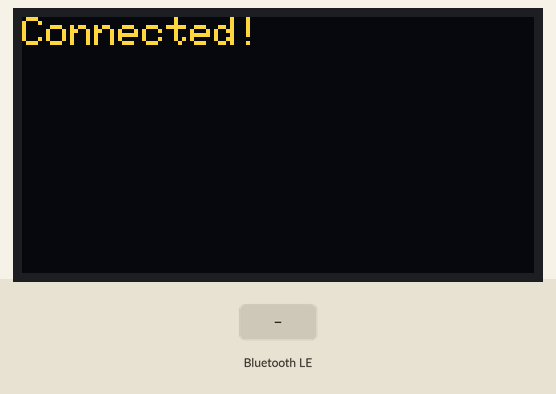
Recording of a sketch running on a simulated ESP32. On the bench: 128×64 one-colour display. Inputs (shaded band) come from the test bench. The OLED is the two-colour kind (top 16 rows yellow); nothing arrives over Bluetooth unless stated; a phone connects over Bluetooth LE 3 s after start.

Above: at 3.6 s.
3.7 s: Bluetooth LE write "1" received
At 4.9 s:
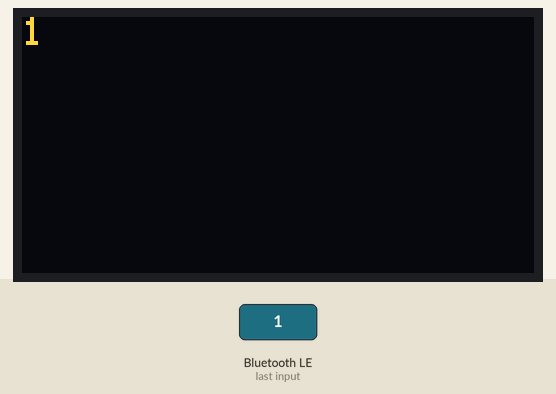
5.2 s: Bluetooth LE write "0" received
At 6.3 s:
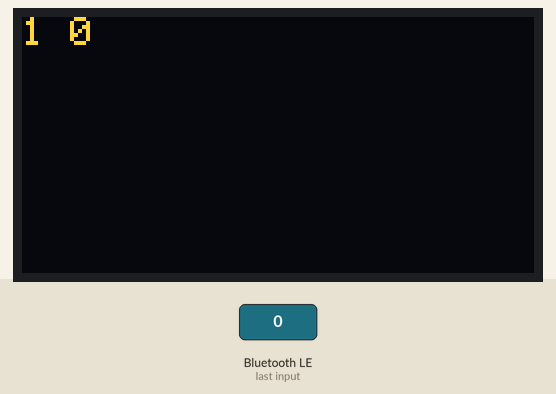
6.7 s: Bluetooth LE write "2" received
At 7.4 s:
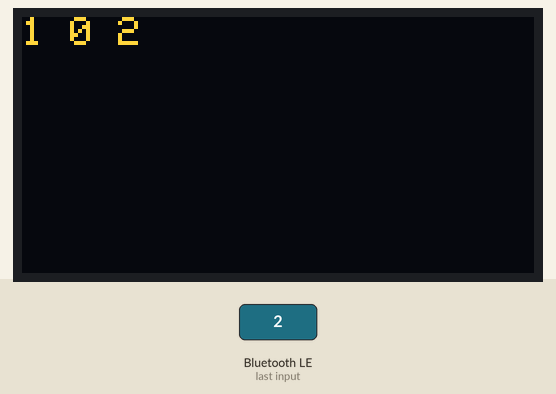
Timing chart, 0 to 9.7 s (numbered marks = the images above; inputs shaded):
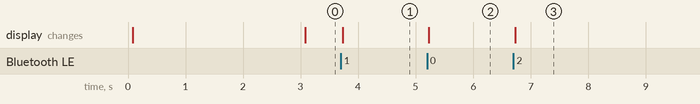

The sketch:

listening_aid.ino
```cpp
#include <BLEDevice.h>
#include <BLEUtils.h>
#include <BLEServer.h>
#include <Wire.h>
#include <Adafruit_GFX.h>
#include <Adafruit_SSD1306.h>

#define SCREEN_WIDTH 128
#define SCREEN_HEIGHT 64
#define OLED_ADDR 0x3C

Adafruit_SSD1306 display(SCREEN_WIDTH, SCREEN_HEIGHT, &Wire, -1);

// BLE Configuration
#define SERVICE_UUID        "4fafc201-1fb5-459e-8fcc-c5c9c331914b"
#define CHARACTERISTIC_UUID "beb5483e-36e1-4688-b7f5-ea07361b26a8"

BLECharacteristic *pCharacteristic;
bool deviceConnected = false;
bool newDataReceived = false;

// Circular Queue Configuration
#define QUEUE_SIZE 10
#define MAX_TEXT_LEN 256

struct CircularQueue {
  String buffer[QUEUE_SIZE];
  int front = 0;
  int rear = -1;
  int count = 0;
};

CircularQueue textQueue;

class MyServerCallbacks: public BLEServerCallbacks {
    void onConnect(BLEServer* pServer) {
      deviceConnected = true;
      display.clearDisplay();
      display.setCursor(0,0);
      display.print("Connected!");
      display.display();
    };

    void onDisconnect(BLEServer* pServer) {
      deviceConnected = false;
      pServer->startAdvertising();
      display.clearDisplay();
      display.setCursor(0,0);
      display.print("Disconnected!");
      display.display();
    }
};

class MyCharacteristicCallbacks : public BLECharacteristicCallbacks {
  void onWrite(BLECharacteristic *pCharacteristic) {
    String receivedText = pCharacteristic->getValue().c_str();

    if (receivedText.length() > 0) {
      if (textQueue.count < QUEUE_SIZE) {
        textQueue.rear = (textQueue.rear + 1) % QUEUE_SIZE;
        textQueue.buffer[textQueue.rear] = receivedText;
        textQueue.count++;
      } else {
        textQueue.front = (textQueue.front + 1) % QUEUE_SIZE;
        textQueue.rear = (textQueue.rear + 1) % QUEUE_SIZE;
        textQueue.buffer[textQueue.rear] = receivedText;
      }
      newDataReceived = true;
    }
  }
};

void setup() {
  Serial.begin(115200);

  if(!display.begin(SSD1306_SWITCHCAPVCC, OLED_ADDR)) {
    Serial.println(F("SSD1306 allocation failed"));
    for(;;);
  }
  display.clearDisplay();
  display.setTextSize(1);
  display.setTextColor(WHITE);
  display.setTextWrap(true);
  display.print("Initializing BLE...");
  display.display();

  BLEDevice::init("ESP32 Display");
  BLEServer *pServer = BLEDevice::createServer();
  pServer->setCallbacks(new MyServerCallbacks());

  BLEService *pService = pServer->createService(SERVICE_UUID);
  pCharacteristic = pService->createCharacteristic(
                      CHARACTERISTIC_UUID,
                      BLECharacteristic::PROPERTY_WRITE
                    );

  pCharacteristic->setCallbacks(new MyCharacteristicCallbacks());
  pService->start();

  BLEAdvertising *pAdvertising = BLEDevice::getAdvertising();
  pAdvertising->addServiceUUID(SERVICE_UUID);
  pAdvertising->setScanResponse(true);
  pAdvertising->setMinPreferred(0x12);
  BLEDevice::startAdvertising();

  display.clearDisplay();
  display.print("\nWaiting for connection...");
  display.display();
}

void loop() {
  if (newDataReceived) {
    display.clearDisplay();
    display.setCursor(0, 0);

    if (textQueue.count == 0) {
      display.print("....");
    } else {
      String combinedText = "";
      int currentIndex = textQueue.front;
      for (int i = 0; i < textQueue.count; i++) {
        combinedText += textQueue.buffer[currentIndex];
        combinedText += " ";
        currentIndex = (currentIndex + 1) % QUEUE_SIZE;
      }
      combinedText.trim(); // Remove trailing space
      display.print(combinedText);
    }

    display.display();
    newDataReceived = false;
  }
}
```

Measured:
- after the input at 3.7 s, the display: changes at once (image 1)
- after the input at 5.2 s, the display: changes at once (image 2)
- after the input at 6.7 s, the display: changes at once (image 3)
